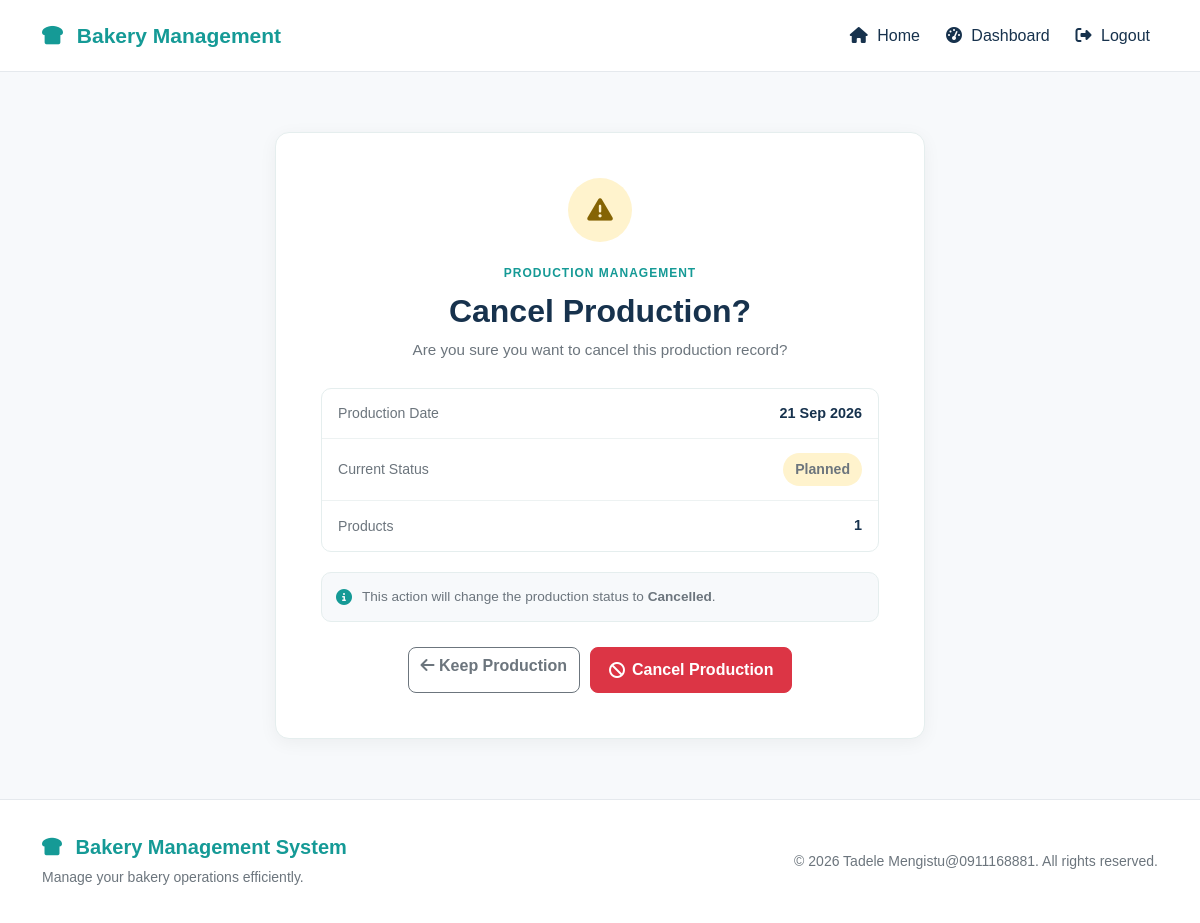
Screenshot of /production/3/cancel/ (signed in) with the database file from the repository.
### bekapp/models.py (models this page shows, shortened)
class Production(models.Model):
    class Status(models.TextChoices):
        PLANNED = "PLANNED", "Planned"
        IN_PROGRESS = "IN_PROGRESS", "In Progress"
        COMPLETED = "COMPLETED", "Completed"
        CANCELLED = "CANCELLED", "Cancelled"
    production_date = models.DateField()
    status = models.CharField(
        max_length=20,
        choices=Status.choices,
        default=Status.PLANNED,
    )
    notes = models.TextField(blank=True)
    created_by = models.ForeignKey(
        User,
        on_delete=models.PROTECT,
        related_name="productions_created",
    )
    started_at = models.DateTimeField(
        null=True,
        blank=True,
    )
    completed_at = models.DateTimeField(null=True, blank=True)
    stock_deducted = models.BooleanField(default=False)
    created_at = models.DateTimeField(auto_now_add=True)
    updated_at = models.DateTimeField(auto_now=True)
    class Meta:
        ordering = ["-production_date", "-created_at"]

### bekapp/views.py (the view, shortened to what this page needs)
def production_cancel(request, production_id):
    if not request.user.is_authenticated:
        return redirect('login')
    if request.user.role != 'PRODUCTION_MANAGER':
        return redirect('dashboard')
    production = Production.objects.get(
        id=production_id
    )
    if production.status != Production.Status.PLANNED:
        return redirect(
            'production_detail',
            production_id=production.id
        )
    return render(
        request,
        'bekapp/production_cancel.html',
        {
            'production': production,
        }
    )

### bekapp/templates/bekapp/production_cancel.html (shortened to what this page needs)
{% extends 'bekapp/base.html' %}
{% load static %}
{% block extra_css %}
<link
    rel="stylesheet"
    href="{% static 'bekapp/css/production-cancel.css' %}"
>
{% endblock %}
{% block content %}
<section class="production-cancel">
    <div class="container-fluid">
        <div class="production-cancel-card">
            <div class="production-cancel-icon">
                <i class="fa-solid fa-triangle-exclamation"></i>
            </div>
            <span class="dashboard-label">
                PRODUCTION MANAGEMENT
            </span>
            <h1>
                Cancel Production?
            </h1>
            <p class="production-cancel-message">
                Are you sure you want to cancel this production record?
            </p>
            <div class="production-cancel-info">
                <div class="production-cancel-info-row">
                    <span>
                        Production Date
                    </span>
                    <strong>
                        {{ production.production_date|date:"d M Y" }}
                    </strong>
                </div>
                <div class="production-cancel-info-row">
                    <span>
                        Current Status
                    </span>
                    <strong>
                        <span
                            class="production-status status-{{ production.status|lower }}"
                        >
                            {{ production.get_status_display }}
                        </span>
                    </strong>
                </div>
                <div class="production-cancel-info-row">
                    <span>
                        Products
                    </span>
                    <strong>
                        {{ production.items.count }}
                    </strong>
                </div>
            </div>
            <div class="production-cancel-warning">
                <i class="fa-solid fa-circle-info"></i>
                <p>
                    This action will change the production status to
                    <strong>Cancelled</strong>.
                </p>
            </div>
            <div class="production-cancel-actions">
                <a
                    href="{% url 'production_detail' production.id %}"
                    class="btn btn-outline-secondary"
                >
                    <i class="fa-solid fa-arrow-left"></i>
                    Keep Production
                </a>
                <form
                    method="post"
                    action="{% url 'production_cancel' production.id %}"
                >
                    <button
                        type="submit"
                        class="btn btn-cancel-production"
                    >
                        <i class="fa-solid fa-ban"></i>
                        Cancel Production
                    </button>
                </form>
            </div>
        </div>
    </div>
</section>
{% endblock %}

### bekapp/static/bekapp/css/style.css (style rules this page uses)
html, body { margin: 0; padding: 0; }
body { min-height: 100vh; background: #f5f7f9; color: #17324d; font-family: Arial, Helvetica, sans-serif; }

### bekapp/static/bekapp/css/production-cancel.css (style rules this page uses)
.production-cancel { min-height: 75vh; padding: 30px 0 45px; background: #f7f9fb; }
.production-cancel-card { max-width: 650px; margin: 0 auto; padding: 30px 20px; background: #ffffff; border: 1px solid #e5eeee; border-radius: 14px; box-shadow: 0 4px 18px rgba(0, 0, 0, 0.05); text-align: center; }
.production-cancel-icon { display: flex; align-items: center; justify-content: center; width: 64px; height: 64px; margin: 0 auto 18px; border-radius: 50%; background: #fff3cd; color: #856404; font-size: 1.6rem; }
.production-cancel-card .dashboard-label { display: inline-block; color: #159a96; font-size: 0.75rem; font-weight: 700; letter-spacing: 1px; }
.production-cancel-card h1 { margin: 8px 0; color: #17324d; font-size: 1.65rem; font-weight: 700; }
.production-cancel-message { margin: 0 auto 25px; color: #6c757d; font-size: 0.95rem; line-height: 1.6; }
.production-cancel-info { margin-bottom: 20px; overflow: hidden; border: 1px solid #e5eeee; border-radius: 10px; text-align: left; }
.production-cancel-info-row { display: flex; align-items: center; justify-content: space-between; gap: 15px; padding: 14px 16px; border-bottom: 1px solid #edf2f2; }
.production-cancel-info-row:last-child { border-bottom: none; }
.production-cancel-info-row span { color: #6c757d; font-size: 0.88rem; }
.production-cancel-info-row > strong { color: #17324d; font-size: 0.9rem; text-align: right; }
.production-status { display: inline-block; padding: 6px 12px; border-radius: 20px; font-size: 0.75rem; font-weight: 700; }
.status-planned { background: #fff3cd; color: #856404; }
.production-cancel-warning { display: flex; align-items: flex-start; gap: 10px; margin-bottom: 25px; padding: 14px; background: #f7f9fb; border: 1px solid #e5eeee; border-radius: 10px; text-align: left; }
.production-cancel-warning i { margin-top: 2px; color: #159a96; }
.production-cancel-warning p { margin: 0; color: #6c757d; font-size: 0.85rem; line-height: 1.5; }
.production-cancel-actions { display: flex; flex-direction: column; gap: 10px; }
.production-cancel-actions form { width: 100%; margin: 0; }
.production-cancel-actions .btn { width: 100%; min-height: 46px; border-radius: 8px; font-weight: 600; }
.btn-cancel-production { display: inline-flex; align-items: center; justify-content: center; gap: 7px; padding: 10px 18px; background: #dc3545; border: 1px solid #dc3545; border-radius: 8px; color: #ffffff; font-weight: 600; }
@media (min-width: 576px) { .production-cancel { padding: 45px 0 55px; } }
@media (min-width: 576px) { .production-cancel-card { padding: 40px 35px; } }
@media (min-width: 576px) { .production-cancel-actions { flex-direction: row; justify-content: center; } }
@media (min-width: 576px) { .production-cancel-actions form { width: auto; } }
@media (min-width: 576px) { .production-cancel-actions .btn { width: auto; min-width: 160px; } }
@media (min-width: 992px) { .production-cancel { padding: 60px 0; } }
@media (min-width: 992px) { .production-cancel-card { padding: 45px; } }
@media (min-width: 992px) { .production-cancel-card h1 { font-size: 2rem; } }

### rows the page displays
Production: production_date "21 Sep 2026", status "Planned", items.count "1"
